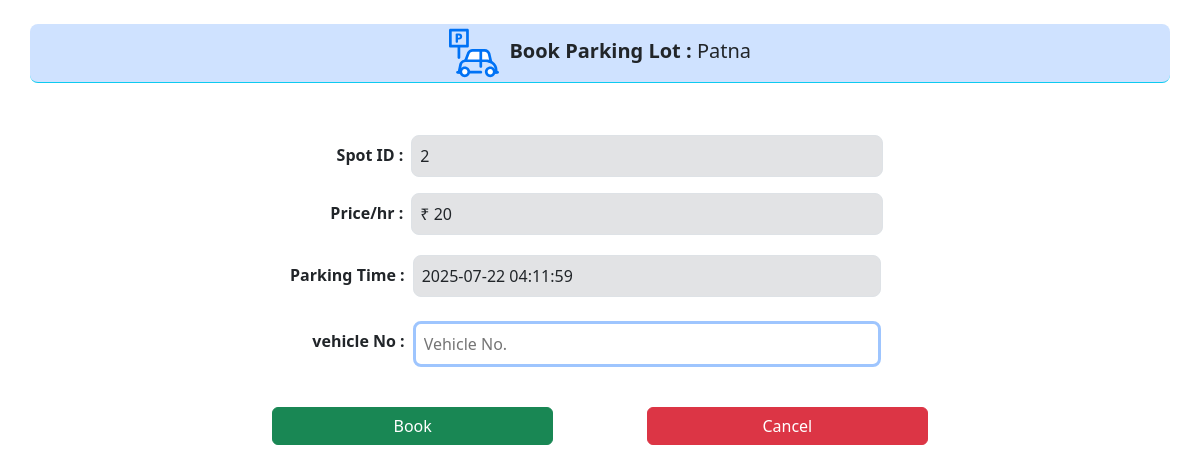
Page /book/1 (signed in) on the committed database.
### application/models.py (models this page shows)
class Parking_lot(db.Model):
    id = db.Column(db.Integer, primary_key=True ,autoincrement=True)
    max_spots = db.Column(db.Integer(), nullable=False)
    price = db.Column(db.Integer(), nullable=False)
    prime_location = db.Column(db.String(), nullable=False)
    pincode = db.Column(db.Integer(), nullable=False)
    address = db.Column(db.String(), nullable=False)
    spots = db.relationship('Parking_spot', backref='parking_lot', lazy=True)
    bookings = db.relationship('Booking', backref='parking_lot', lazy=True, order_by='Booking.parking')

class Parking_spot(db.Model):
    id = db.Column(db.Integer, primary_key=True ,autoincrement=True)
    lot_id = db.Column(db.Integer(), db.ForeignKey('parking_lot.id'), nullable=False)
    booking_id=db.Column(db.Integer(), nullable=True)
    is_occupied = db.Column(db.Boolean, default=False)
    bookings = db.relationship('Booking', backref='parking_spot', lazy=True, order_by='Booking.parking')

### application/controllers.py (the view, shortened to what this page needs)
@app.route("/book/<int:id>", methods=["GET","POST"])
def book(id):
    if 'user' not in session:
        return redirect(url_for('login'))
    u=User.query.get(session['user'])
    if u.is_admin:
        return redirect(url_for('admin'))
    lot=Parking_lot.query.get(id)
    time=datetime.now()
    spot=None
    for s in lot.spots:
        if not s.is_occupied:
            spot=s
            break
    if not spot:
        flash("Parking Lot is full")
        return redirect(url_for('user'))
    return render_template("book.html", lot=lot, time=time, spot=spot)

### templates/book.html
{% extends 'template.jinja' %}
{% block body %}
<div class="container mt-4">
    <div class="row rounded-3 border-bottom border-info mb-5 bg-primary-subtle justify-content-center">
        <div class="col fs-5 p-1 text-center"> <img src="/static/parking.svg" width="50" height="50" alt="ParkHere">
            <b>&nbsp;Book Parking Lot : </b>{{lot.prime_location}}
        </div>
    </div>
    <div class="row justify-content-center mb-2 p-1">
        <div class="col-3 p-2 text-end"> <b>Spot ID :</b>
        </div>
        <div class="col-5 bg-secondary-subtle border rounded-3 p-2 ">{{spot.id}}
        </div>
        <div class="col-2 ">
        </div>
    </div>
    <div class="row justify-content-center mb-2 p-1">
        <div class="col-3 p-2 text-end"> <b>Price/hr :</b>
        </div>
        <div class="col-5 bg-secondary-subtle border rounded-3 p-2 ">₹ {{lot.price}}
        </div>
        <div class="col-2 ">
        </div>
    </div>
    <div class="row justify-content-center mb-2 p-2">
        <div class="col-3 p-2 text-end"> <b>Parking Time :</b>
        </div>
        <div class="col-5 bg-secondary-subtle border rounded-3 p-2 ">{{time}}
        </div>
        <div class="col-2 ">
        </div>
    </div>
    <form method="post">
        <div class="row justify-content-center mb-4 p-2">
            <div class="col-3 p-2 text-end"> <b>vehicle No :</b>
            </div>
            <input class="col-5 border border-3 border-primary-subtle rounded-3 p-2"
                   type="text" placeholder="Vehicle No." name="vehicle">
            <div class="col-2">
            </div>
        </div>
        <div class="row justify-content-center mb-2 p-2">
            <button class='col-3 btn btn-success' type="submit" name="action" value="book">Book</button>
            <div class="col-1 ">
            </div>
            <a class='col-3 btn btn-danger' href="/">Cancel</a>
        </div>
    </form>
</div>
{% endblock %}

### rows in the picture
Parking_lot: prime_location "Patna", price "20"
Parking_spot: id "2"
